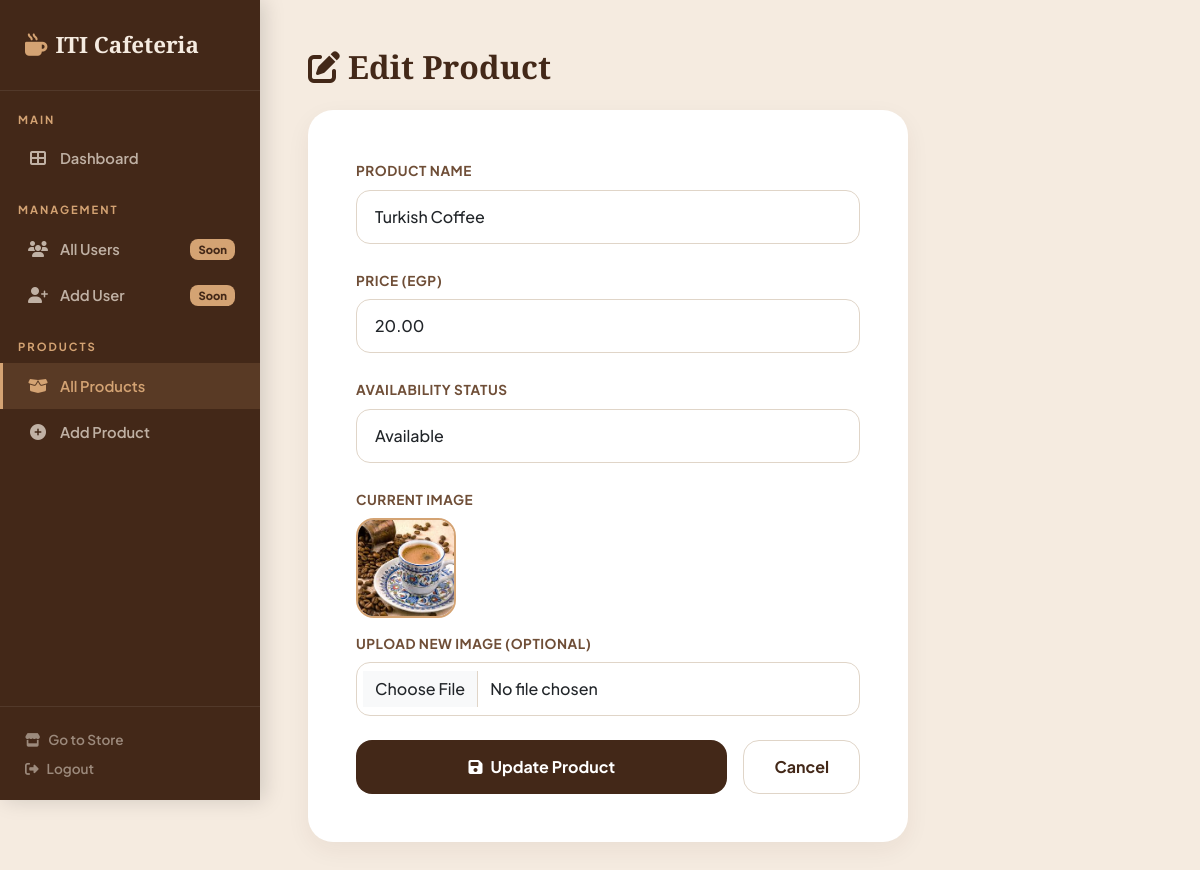
The app's page /Views/edit_product.php?id=8 with its own data.
### tables this page shows
CREATE TABLE IF NOT EXISTS products (
    id INT AUTO_INCREMENT PRIMARY KEY,
    name VARCHAR(255) NOT NULL,
    price DECIMAL(10,2) NOT NULL,
    img VARCHAR(255) NOT NULL,
    available TINYINT(1) DEFAULT 1
);

### config/Database.php (called while the page is built, shortened)
<?php
class Database
{
    private static $instance = null;
    private $conn;
    private $host = "localhost";
    private $db_name = "cafeteria";
    private $username = "root";
    private $password = "";
    private function __construct()
    {
        try {
            $this->conn = new PDO("mysql:host=" . $this->host, $this->username, $this->password);
            $this->conn->setAttribute(PDO::ATTR_ERRMODE, PDO::ERRMODE_EXCEPTION);
            $this->conn->exec("set names utf8");
            $checkDb = $this->conn->query("SELECT COUNT(*) FROM INFORMATION_SCHEMA.SCHEMATA WHERE SCHEMA_NAME = '{$this->db_name}'");
            if ($checkDb->fetchColumn() == 0) {
                $this->conn->exec("CREATE DATABASE IF NOT EXISTS `{$this->db_name}` CHARACTER SET utf8mb4 COLLATE utf8mb4_unicode_ci");
                $this->conn->exec("USE `{$this->db_name}`");
                $sqlFile = __DIR__ . '/database_setup.sql';
                if (file_exists($sqlFile)) {
                    $sql = file_get_contents($sqlFile);
                    $this->conn->exec($sql);
                }
            } else {
                $this->conn->exec("USE `{$this->db_name}`");
            }
            $this->ensureProductsSchema();
        } catch (PDOException $e) {
            die("❌ Connection Error: " . $e->getMessage());
        }
    }
    private function ensureProductsSchema()
    {
        $tableExistsStmt = $this->conn->prepare(
            "SELECT COUNT(*) FROM INFORMATION_SCHEMA.TABLES WHERE TABLE_SCHEMA = ? AND TABLE_NAME = 'products'"
        );
        $tableExistsStmt->execute([$this->db_name]);
        if ((int)$tableExistsStmt->fetchColumn() === 0) {
            return;
        }
    }
    public static function getInstance()
    {
        if (!self::$instance) {
            self::$instance = new Database();
        }
        return self::$instance;
    }
    public function getConnection()
    {
        return $this->conn;
    }
}

### app/Models/Product.php (called while the page is built, shortened)
<?php
class Product
{
    private $db;
    public function __construct()
    {
        $this->db = \Config\Database::getInstance()->getConnection();
    }
    public function getById($id)
    {
        $stmt = $this->db->prepare("SELECT * FROM products WHERE id = ?");
        $stmt->execute([$id]);
        return $stmt->fetch(PDO::FETCH_ASSOC);
    }
}

### Views/edit_product.php (the view, shortened to what this page needs)
<?php
require_once __DIR__ . '/../config/Database.php';
require_once __DIR__ . '/../app/Models/Product.php';
$productModel = new \App\Models\Product();
$id = intval($_GET['id'] ?? 0);
$product = $productModel->getById($id);
?>
<!DOCTYPE html>
<html lang="en">
<head>
    <link href="https://cdn.jsdelivr.net/npm/bootstrap@5.3.0/dist/css/bootstrap.min.css" rel="stylesheet">
    <link rel="stylesheet" href="https://cdnjs.cloudflare.com/ajax/libs/font-awesome/6.4.0/css/all.min.css">
</head>
<body>
    <?php include 'includes/sidebar.php'; ?>
    <div class="admin-content">
        <div class="container-fluid p-4 p-md-5">
            <h1 class="page-header mb-4"><i class="fas fa-edit me-2"></i>Edit Product</h1>
            <div class="form-card p-4 p-md-5">
                <form action="../routes/product_routes.php?action=update&id=<?= $id ?>" method="POST" enctype="multipart/form-data">
                    <div class="mb-4">
                        <label class="form-label">Product Name</label>
                        <input type="text" name="name" class="form-control" required
                            value="<?= htmlspecialchars($product['name']) ?>">
                    </div>
                    <div class="mb-4">
                        <label class="form-label">Price (EGP)</label>
                        <input type="number" name="price" class="form-control" step="0.01" min="0.01" required
                            value="<?= htmlspecialchars($product['price']) ?>">
                    </div>
                    <div class="mb-4">
                        <label class="form-label">Availability Status</label>
                        <select name="available" class="form-control">
                            <option value="1" <?= $product['available'] ? 'selected' : '' ?>>Available</option>
                        </select>
                    </div>
                    <div class="mb-4">
                        <label class="form-label">Current Image</label>
                        <div class="mb-2">
                            <img src="../public/assets/images/<?= htmlspecialchars($product['img']) ?>"
                                onerror="this.src='../public/assets/images/coffee.png'"
                                class="current-img" alt="Current">
                        </div>
                        <label class="form-label mt-2">Upload New Image (optional)</label>
                        <input type="file" name="image" class="form-control" accept="image/*" onchange="previewImage(this)">
                    </div>
                    <div class="d-flex gap-3 mt-4">
                        <button type="submit" class="btn btn-submit flex-grow-1">
                            <i class="fas fa-save me-2"></i>Update Product
                        </button>
                        <a href="products.php" class="btn btn-back">Cancel</a>
                    </div>
                </form>
            </div>
        </div>
    </div>
</body>
</html>

### Views/edit_product.php (style rules this page uses)
:root { --latte: #f5ebe0; --cappuccino: #d4a373; --espresso: #432818; }
body { background: #f5ebe0; font-family: 'Plus Jakarta Sans', sans-serif; color: var(--espresso); }
.page-header { font-family: 'Playfair Display', serif; font-weight: 900; font-size: 2rem; }
.form-card { background: white; border-radius: 25px; box-shadow: 0 8px 25px rgba(67, 40, 24, 0.06); max-width: 600px; }
.form-control, .form-select { border-radius: 14px; padding: 14px 18px; border: 1px solid #e0d5c8; font-weight: 500; }
.form-label { font-weight: 700; font-size: 0.85rem; text-transform: uppercase; letter-spacing: 0.5px; color: #6f4e37; }
.btn-submit { background: var(--espresso); color: white; border-radius: 16px; padding: 14px 40px; font-weight: 700; border: none; font-size: 1rem; transition: 0.3s; }
.btn-back { background: white; color: var(--espresso); border-radius: 16px; padding: 14px 30px; font-weight: 700; border: 1px solid #e0d5c8; transition: 0.3s; }
.current-img { width: 100px; height: 100px; object-fit: cover; border-radius: 18px; border: 2px solid var(--cappuccino); }

### Views/includes/sidebar.php (style rules this page uses)
.admin-content { margin-left: 260px; min-height: 100vh; }

### records on screen
products: name "Turkish Coffee", price "20.00", available "Available", img (picture)
